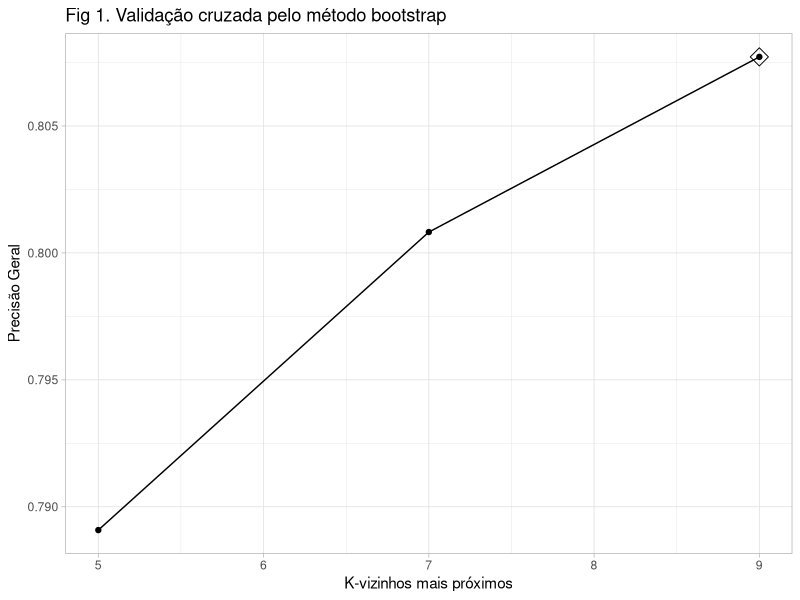
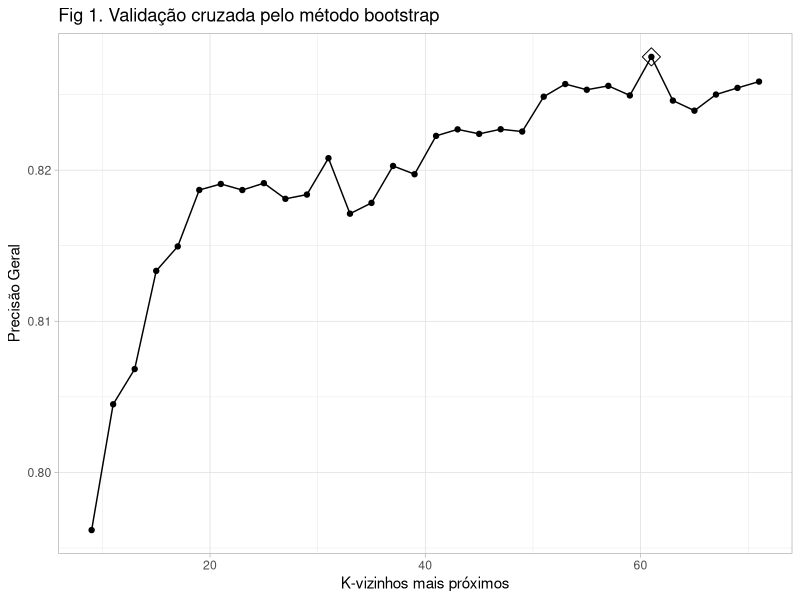

Write R code to recreate these figures, in order.
## ---- chunk 1
knitr::opts_chunk$set(eval = TRUE, echo = TRUE, 
                      message = FALSE, warning = FALSE,
                      error = FALSE)
## ---- chunk 2
library(tidyverse)
library(dslabs)
data("mnist_27")
## ---- chunk 3
train <- mnist_27$train
teste <- mnist_27$test
head(train, 5) %>% knitr::kable(digits = 2, caption = "Tabela 1. Conjunto train")
head(teste, 5) %>% knitr::kable(digits = 2, caption = "Tabela 2. Conjunto teste")
## ---- chunk 4
# ajustar o modelo
train_knn <- caret::train(y ~ ., method = "knn", data = train)
train_glm <- caret::train(y ~ ., method = "glm", data = train)
## ---- chunk 5
# previsão conjunto teste
hat_knn <- predict(train_knn, teste, type = "raw")
hat_glm <- predict(train_glm, teste, type = "raw")
## ---- chunk 6
# precisao
caret::confusionMatrix(hat_knn, teste$y)$overall[["Accuracy"]]
caret::confusionMatrix(hat_glm, teste$y)$overall[["Accuracy"]]
## ---- chunk 7
modelLookup("knn") %>% knitr::kable()
## ---- chunk 8
ggplot2::ggplot(train_knn, highlight = TRUE) + 
  ggplot2::labs(title = "Fig 1. Validação cruzada pelo método bootstrap", x = "K-vizinhos mais próximos", y = "Precisão Geral") +  
  ggplot2::theme_light()
  
## ---- chunk 9
# Se ajusta para 30 valores de k
set.seed(2008)
train_knn <- train(y ~ ., method = "knn", 
                   data = train,
                   tuneGrid = data.frame(k = seq(9, 71, 2)))
ggplot(train_knn, highlight = TRUE) + 
  ggplot2::labs(title = "Fig 1. Validação cruzada pelo método bootstrap", x = "K-vizinhos mais próximos", y = "Precisão Geral") +  
  ggplot2::theme_light()
## ---- chunk 10
train_knn$bestTune
## ---- chunk 11
train_knn$finalModel
## ---- chunk 12
confusionMatrix(predict(train_knn, mnist_27$test, type = "raw"),
                mnist_27$test$y)$overall["Accuracy"]
## ---- chunk 13
train_knn$results %>% head(n = 11) %>% knitr::kable()
